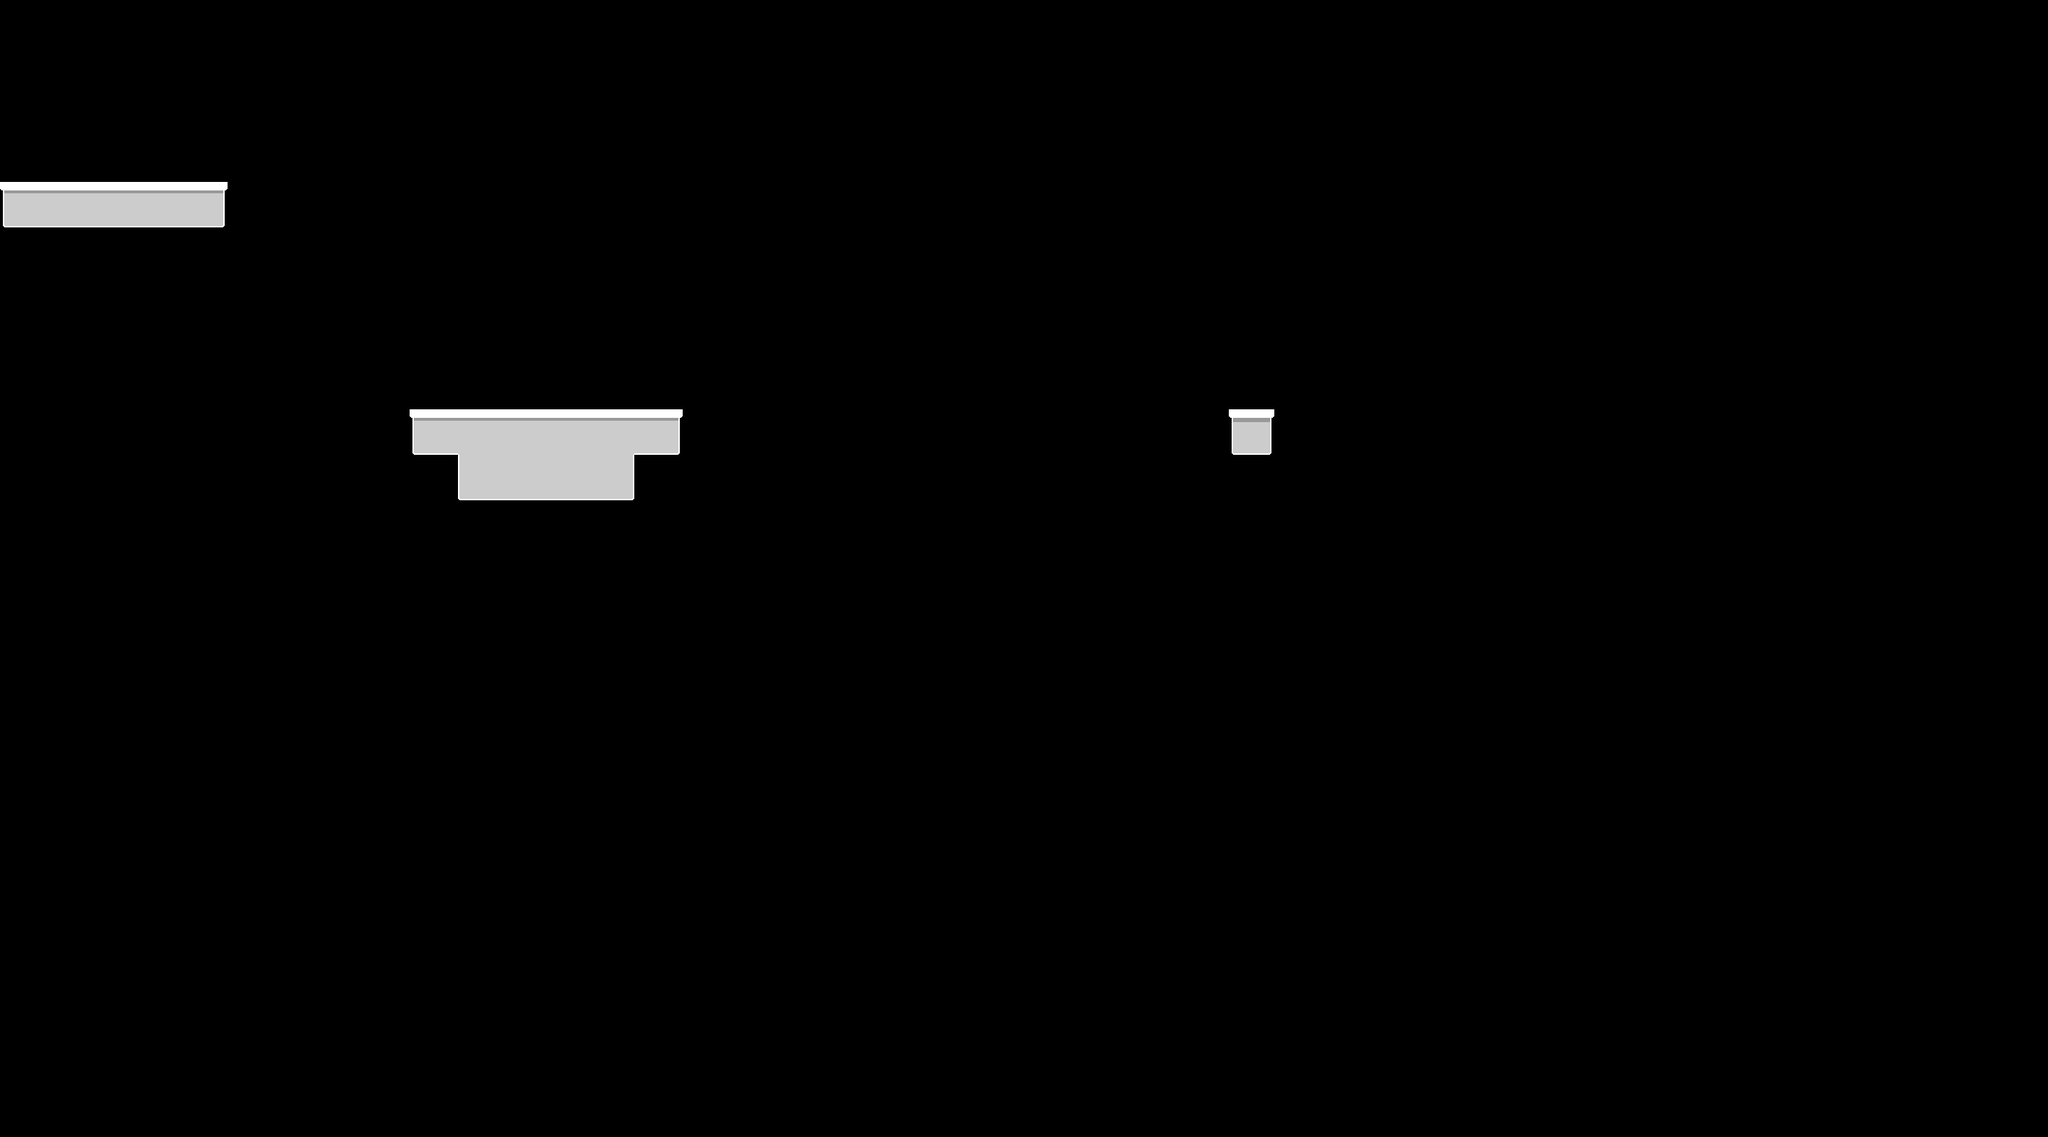

This game map was drawn from its Tiled (.tmx) file and the tilesets committed beside it. A one-line description and the full map source follow:
An orthogonal 45x25 tile map with 64x64 px tiles, 2 tile layers (foreground, corrections) and 14 objects (8x deadly_platform, player, groovy_spinning_thingy).

<map version="1.0" orientation="orthogonal" renderorder="right-down" width="45" height="25" tilewidth="64" tileheight="64" nextobjectid="393">
 <tileset firstgid="1" name="tiles" tilewidth="64" tileheight="64" spacing="1" margin="1" tilecount="225" columns="15">
  <image source="tiles.png" width="976" height="975" />
 </tileset>
 <objectgroup name="bodies">
  <properties>
   <property name="layer" type="int" value="5" />
  </properties>
  <object id="302" name="player" type="player" gid="2" x="128" y="256" width="64" height="64">
   <properties>
    <property name="layer" type="int" value="6" />
   </properties>
  </object>
  <object id="355" type="deadly_platform" gid="24" x="576" y="256" width="64" height="64" />
  <object id="375" type="deadly_platform" gid="24" x="640" y="384" width="64" height="64" />
  <object id="376" type="deadly_platform" gid="24" x="384" y="320" width="64" height="64" />
  <object id="377" type="deadly_platform" gid="24" x="448" y="448" width="64" height="64" />
  <object id="380" type="groovy_spinning_thingy" gid="24" x="1856" y="832" width="64" height="64" />
  <object id="382" x="0" y="256" width="320" height="64" />
  <object id="385" x="576" y="576" width="384" height="64" />
  <object id="386" x="640" y="640" width="256" height="64" />
  <object id="387" x="1728" y="576" width="64" height="64" />
  <object id="389" type="deadly_platform" gid="24" x="1600" y="640" width="64" height="64" />
  <object id="390" type="deadly_platform" gid="24" x="1856" y="640" width="64" height="64" />
  <object id="391" type="deadly_platform" gid="24" x="576" y="128" width="64" height="64" />
  <object id="392" type="deadly_platform" gid="24" x="576" y="0" width="64" height="64" />
 </objectgroup>
 <layer name="foreground" width="45" height="25">
  <properties>
   <property name="color_type" value="primary" />
   <property name="layer" type="int" value="7" />
  </properties>
  <data encoding="csv">
0,0,0,0,0,0,0,0,0,0,0,0,0,0,0,0,0,0,0,0,0,0,0,0,0,0,0,0,0,0,0,0,0,0,0,0,0,0,0,0,0,0,0,0,0,
0,0,0,0,0,0,0,0,0,0,0,0,0,0,0,0,0,0,0,0,0,0,0,0,0,0,0,0,0,0,0,0,0,0,0,0,0,0,0,0,0,0,0,0,0,
0,0,0,0,0,0,0,0,0,0,0,0,0,0,0,0,0,0,0,0,0,0,0,0,0,0,0,0,0,0,0,0,0,0,0,0,0,0,0,0,0,0,0,0,0,
0,0,0,0,0,0,0,0,0,0,0,0,0,0,0,0,0,0,0,0,0,0,0,0,0,0,0,0,0,0,0,0,0,0,0,0,0,0,0,0,0,0,0,0,0,
1,2,2,2,3,0,0,0,0,0,0,0,0,0,0,0,0,0,0,0,0,0,0,0,0,0,0,0,0,0,0,0,0,0,0,0,0,0,0,0,0,0,0,0,0,
0,0,0,0,0,0,0,0,0,0,0,0,0,0,0,0,0,0,0,0,0,0,0,0,0,0,0,0,0,0,0,0,0,0,0,0,0,0,0,0,0,0,0,0,0,
0,0,0,0,0,0,0,0,0,0,0,0,0,0,0,0,0,0,0,0,0,0,0,0,0,0,0,0,0,0,0,0,0,0,0,0,0,0,0,0,0,0,0,0,0,
0,0,0,0,0,0,0,0,0,0,0,0,0,0,0,0,0,0,0,0,0,0,0,0,0,0,0,0,0,0,0,0,0,0,0,0,0,0,0,0,0,0,0,0,0,
0,0,0,0,0,0,0,0,0,0,0,0,0,0,0,0,0,0,0,0,0,0,0,0,0,0,0,0,0,0,0,0,0,0,0,0,0,0,0,0,0,0,0,0,0,
0,0,0,0,0,0,0,0,0,1,17,17,17,17,3,0,0,0,0,0,0,0,0,0,0,0,0,49,0,0,0,0,0,0,0,0,0,0,0,0,0,0,0,0,0,
0,0,0,0,0,0,0,0,0,0,46,47,47,48,0,0,0,0,0,0,0,0,0,0,0,0,0,0,0,0,0,0,0,0,0,0,0,0,0,0,0,0,0,0,0,
0,0,0,0,0,0,0,0,0,0,0,0,0,0,0,0,0,0,0,0,0,0,0,0,0,0,0,0,0,0,0,0,0,0,0,0,0,0,0,0,0,0,0,0,0,
0,0,0,0,0,0,0,0,0,0,0,0,0,0,0,0,0,0,0,0,0,0,0,0,0,0,0,0,0,0,0,0,0,0,0,0,0,0,0,0,0,0,0,0,0,
0,0,0,0,0,0,0,0,0,0,0,0,0,0,0,0,0,0,0,0,0,0,0,0,0,0,0,0,0,0,0,0,0,0,0,0,0,0,0,0,0,0,0,0,0,
0,0,0,0,0,0,0,0,0,0,0,0,0,0,0,0,0,0,0,0,0,0,0,0,0,0,0,0,0,0,0,0,0,0,0,0,0,0,0,0,0,0,0,0,0,
0,0,0,0,0,0,0,0,0,0,0,0,0,0,0,0,0,0,0,0,0,0,0,0,0,0,0,0,0,0,0,0,0,0,0,0,0,0,0,0,0,0,0,0,0,
0,0,0,0,0,0,0,0,0,0,0,0,0,0,0,0,0,0,0,0,0,0,0,0,0,0,0,0,0,0,0,0,0,0,0,0,0,0,0,0,0,0,0,0,0,
0,0,0,0,0,0,0,0,0,0,0,0,0,0,0,0,0,0,0,0,0,0,0,0,0,0,0,0,0,0,0,0,0,0,0,0,0,0,0,0,0,0,0,0,0,
0,0,0,0,0,0,0,0,0,0,0,0,0,0,0,0,0,0,0,0,0,0,0,0,0,0,0,0,0,0,0,0,0,0,0,0,0,0,0,0,0,0,0,0,0,
0,0,0,0,0,0,0,0,0,0,0,0,0,0,0,0,0,0,0,0,0,0,0,0,0,0,0,0,0,0,0,0,0,0,0,0,0,0,0,0,0,0,0,0,0,
0,0,0,0,0,0,0,0,0,0,0,0,0,0,0,0,0,0,0,0,0,0,0,0,0,0,0,0,0,0,0,0,0,0,0,0,0,0,0,0,0,0,0,0,0,
0,0,0,0,0,0,0,0,0,0,0,0,0,0,0,0,0,0,0,0,0,0,0,0,0,0,0,0,0,0,0,0,0,0,0,0,0,0,0,0,0,0,0,0,0,
0,0,0,0,0,0,0,0,0,0,0,0,0,0,0,0,0,0,0,0,0,0,0,0,0,0,0,0,0,0,0,0,0,0,0,0,0,0,0,0,0,0,0,0,0,
0,0,0,0,0,0,0,0,0,0,0,0,0,0,0,0,0,0,0,0,0,0,0,0,0,0,0,0,0,0,0,0,0,0,0,0,0,0,0,0,0,0,0,0,0,
0,0,0,0,0,0,0,0,0,0,0,0,0,0,0,0,0,0,0,0,0,0,0,0,0,0,0,0,0,0,0,0,0,0,0,0,0,0,0,0,0,0,0,0,0
</data>
 </layer>
 <layer name="corrections" width="45" height="25">
  <properties>
   <property name="layer" type="int" value="8" />
  </properties>
  <data encoding="csv">
0,0,0,0,0,0,0,0,0,0,0,0,0,0,0,0,0,0,0,0,0,0,0,0,0,0,0,0,0,0,0,0,0,0,0,0,0,0,0,0,0,0,0,0,0,
0,0,0,0,0,0,0,0,0,0,0,0,0,0,0,0,0,0,0,0,0,0,0,0,0,0,0,0,0,0,0,0,0,0,0,0,0,0,0,0,0,0,0,0,0,
0,0,0,0,0,0,0,0,0,0,0,0,0,0,0,0,0,0,0,0,0,0,0,0,0,0,0,0,0,0,0,0,0,0,0,0,0,0,0,0,0,0,0,0,0,
0,0,0,0,0,0,0,0,0,0,0,0,0,0,0,0,0,0,0,0,0,0,0,0,0,0,0,0,0,0,0,0,0,0,0,0,0,0,0,0,0,0,0,0,0,
0,0,0,0,0,0,0,0,0,0,0,0,0,0,0,0,0,0,0,0,0,0,0,0,0,0,0,0,0,0,0,0,0,0,0,0,0,0,0,0,0,0,0,0,0,
0,0,0,0,0,0,0,0,0,0,0,0,0,0,0,0,0,0,0,0,0,0,0,0,0,0,0,0,0,0,0,0,0,0,0,0,0,0,0,0,0,0,0,0,0,
0,0,0,0,0,0,0,0,0,0,0,0,0,0,0,0,0,0,0,0,0,0,0,0,0,0,0,0,0,0,0,0,0,0,0,0,0,0,0,0,0,0,0,0,0,
0,0,0,0,0,0,0,0,0,0,0,0,0,0,0,0,0,0,0,0,0,0,0,0,0,0,0,0,0,0,0,0,0,0,0,0,0,0,0,0,0,0,0,0,0,
0,0,0,0,0,0,0,0,0,0,0,0,0,0,0,0,0,0,0,0,0,0,0,0,0,0,0,0,0,0,0,0,0,0,0,0,0,0,0,0,0,0,0,0,0,
0,0,0,0,0,0,0,0,0,0,25,0,0,26,0,0,0,0,0,0,0,0,0,0,0,0,0,0,0,0,0,0,0,0,0,0,0,0,0,0,0,0,0,0,0,
0,0,0,0,0,0,0,0,0,0,0,0,0,0,0,0,0,0,0,0,0,0,0,0,0,0,0,0,0,0,0,0,0,0,0,0,0,0,0,0,0,0,0,0,0,
0,0,0,0,0,0,0,0,0,0,0,0,0,0,0,0,0,0,0,0,0,0,0,0,0,0,0,0,0,0,0,0,0,0,0,0,0,0,0,0,0,0,0,0,0,
0,0,0,0,0,0,0,0,0,0,0,0,0,0,0,0,0,0,0,0,0,0,0,0,0,0,0,0,0,0,0,0,0,0,0,0,0,0,0,0,0,0,0,0,0,
0,0,0,0,0,0,0,0,0,0,0,0,0,0,0,0,0,0,0,0,0,0,0,0,0,0,0,0,0,0,0,0,0,0,0,0,0,0,0,0,0,0,0,0,0,
0,0,0,0,0,0,0,0,0,0,0,0,0,0,0,0,0,0,0,0,0,0,0,0,0,0,0,0,0,0,0,0,0,0,0,0,0,0,0,0,0,0,0,0,0,
0,0,0,0,0,0,0,0,0,0,0,0,0,0,0,0,0,0,0,0,0,0,0,0,0,0,0,0,0,0,0,0,0,0,0,0,0,0,0,0,0,0,0,0,0,
0,0,0,0,0,0,0,0,0,0,0,0,0,0,0,0,0,0,0,0,0,0,0,0,0,0,0,0,0,0,0,0,0,0,0,0,0,0,0,0,0,0,0,0,0,
0,0,0,0,0,0,0,0,0,0,0,0,0,0,0,0,0,0,0,0,0,0,0,0,0,0,0,0,0,0,0,0,0,0,0,0,0,0,0,0,0,0,0,0,0,
0,0,0,0,0,0,0,0,0,0,0,0,0,0,0,0,0,0,0,0,0,0,0,0,0,0,0,0,0,0,0,0,0,0,0,0,0,0,0,0,0,0,0,0,0,
0,0,0,0,0,0,0,0,0,0,0,0,0,0,0,0,0,0,0,0,0,0,0,0,0,0,0,0,0,0,0,0,0,0,0,0,0,0,0,0,0,0,0,0,0,
0,0,0,0,0,0,0,0,0,0,0,0,0,0,0,0,0,0,0,0,0,0,0,0,0,0,0,0,0,0,0,0,0,0,0,0,0,0,0,0,0,0,0,0,0,
0,0,0,0,0,0,0,0,0,0,0,0,0,0,0,0,0,0,0,0,0,0,0,0,0,0,0,0,0,0,0,0,0,0,0,0,0,0,0,0,0,0,0,0,0,
0,0,0,0,0,0,0,0,0,0,0,0,0,0,0,0,0,0,0,0,0,0,0,0,0,0,0,0,0,0,0,0,0,0,0,0,0,0,0,0,0,0,0,0,0,
0,0,0,0,0,0,0,0,0,0,0,0,0,0,0,0,0,0,0,0,0,0,0,0,0,0,0,0,0,0,0,0,0,0,0,0,0,0,0,0,0,0,0,0,0,
0,0,0,0,0,0,0,0,0,0,0,0,0,0,0,0,0,0,0,0,0,0,0,0,0,0,0,0,0,0,0,0,0,0,0,0,0,0,0,0,0,0,0,0,0
</data>
 </layer>
</map>
